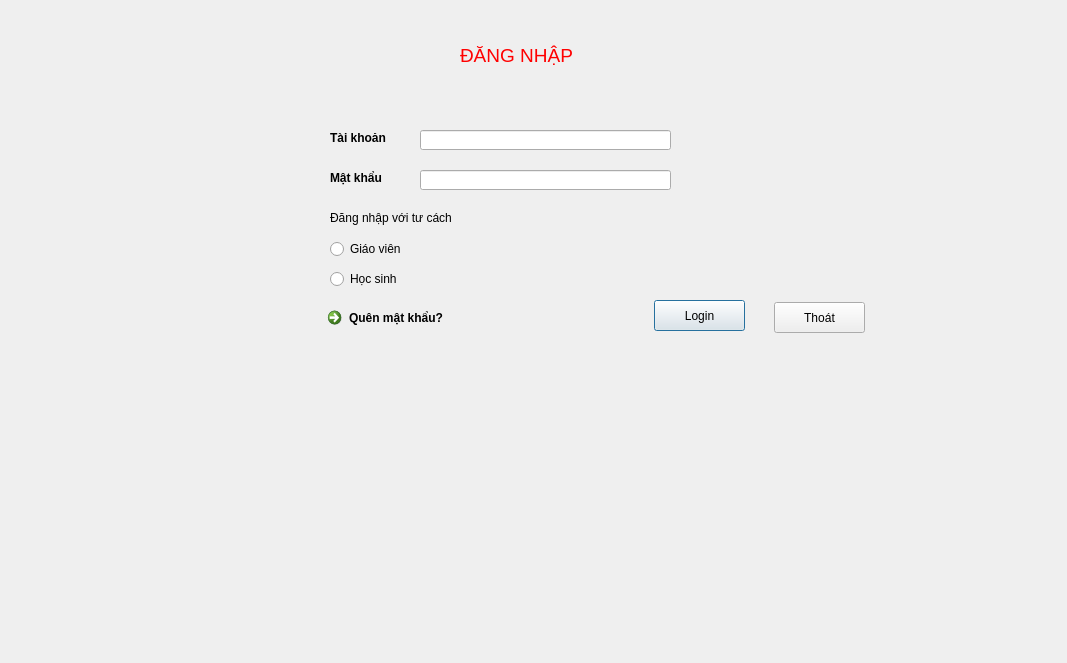
<?xml version="1.0" encoding="UTF-8"?>
<ui version="4.0">
 <class>Check</class>
 <widget class="QDialog" name="Check">
  <property name="geometry">
   <rect>
    <x>0</x>
    <y>0</y>
    <width>1067</width>
    <height>663</height>
   </rect>
  </property>
  <property name="maximumSize">
   <size>
    <width>1067</width>
    <height>663</height>
   </size>
  </property>
  <property name="windowTitle">
   <string>Dialog</string>
  </property>
  <property name="autoFillBackground">
   <bool>false</bool>
  </property>
  <widget class="QLabel" name="label">
   <property name="geometry">
    <rect>
     <x>330</x>
     <y>130</y>
     <width>61</width>
     <height>16</height>
    </rect>
   </property>
   <property name="text">
    <string>&lt;html&gt;&lt;head/&gt;&lt;body&gt;&lt;p&gt;&lt;span style=&quot; font-weight:600;&quot;&gt;Tài khoản&lt;/span&gt;&lt;/p&gt;&lt;/body&gt;&lt;/html&gt;</string>
   </property>
  </widget>
  <widget class="QLabel" name="label_2">
   <property name="geometry">
    <rect>
     <x>330</x>
     <y>170</y>
     <width>61</width>
     <height>16</height>
    </rect>
   </property>
   <property name="text">
    <string>&lt;html&gt;&lt;head/&gt;&lt;body&gt;&lt;p&gt;&lt;span style=&quot; font-weight:600;&quot;&gt;Mật khẩu&lt;/span&gt;&lt;/p&gt;&lt;/body&gt;&lt;/html&gt;</string>
   </property>
  </widget>
  <widget class="QLabel" name="label_3">
   <property name="geometry">
    <rect>
     <x>460</x>
     <y>0</y>
     <width>191</width>
     <height>111</height>
    </rect>
   </property>
   <property name="maximumSize">
    <size>
     <width>191</width>
     <height>16777215</height>
    </size>
   </property>
   <property name="autoFillBackground">
    <bool>true</bool>
   </property>
   <property name="text">
    <string>&lt;html&gt;&lt;head/&gt;&lt;body&gt;&lt;p&gt;&lt;span style=&quot; font-size:14pt; color:#ff0000;&quot;&gt;ĐĂNG NHẬP&lt;/span&gt;&lt;/p&gt;&lt;/body&gt;&lt;/html&gt;</string>
   </property>
   <property name="textFormat">
    <enum>Qt::RichText</enum>
   </property>
   <property name="margin">
    <number>15</number>
   </property>
  </widget>
  <widget class="QPushButton" name="pushButton">
   <property name="geometry">
    <rect>
     <x>654</x>
     <y>300</y>
     <width>91</width>
     <height>31</height>
    </rect>
   </property>
   <property name="text">
    <string>Login</string>
   </property>
  </widget>
  <widget class="QRadioButton" name="Teacher">
   <property name="geometry">
    <rect>
     <x>330</x>
     <y>240</y>
     <width>81</width>
     <height>18</height>
    </rect>
   </property>
   <property name="text">
    <string>Giáo viên</string>
   </property>
  </widget>
  <widget class="QRadioButton" name="Student">
   <property name="geometry">
    <rect>
     <x>330</x>
     <y>270</y>
     <width>81</width>
     <height>18</height>
    </rect>
   </property>
   <property name="text">
    <string>Học sinh</string>
   </property>
  </widget>
  <widget class="QLabel" name="label_4">
   <property name="geometry">
    <rect>
     <x>330</x>
     <y>210</y>
     <width>121</width>
     <height>16</height>
    </rect>
   </property>
   <property name="text">
    <string>Đăng nhập với tư cách</string>
   </property>
  </widget>
  <widget class="QLineEdit" name="Tk">
   <property name="geometry">
    <rect>
     <x>420</x>
     <y>130</y>
     <width>251</width>
     <height>20</height>
    </rect>
   </property>
  </widget>
  <widget class="QLineEdit" name="Mk">
   <property name="geometry">
    <rect>
     <x>420</x>
     <y>170</y>
     <width>251</width>
     <height>20</height>
    </rect>
   </property>
  </widget>
  <widget class="QCommandLinkButton" name="commandLinkButton">
   <property name="geometry">
    <rect>
     <x>320</x>
     <y>300</y>
     <width>172</width>
     <height>41</height>
    </rect>
   </property>
   <property name="text">
    <string>Quên mật khẩu?</string>
   </property>
  </widget>
  <widget class="QPushButton" name="pushButton_2">
   <property name="geometry">
    <rect>
     <x>774</x>
     <y>302</y>
     <width>91</width>
     <height>31</height>
    </rect>
   </property>
   <property name="text">
    <string>Thoát</string>
   </property>
  </widget>
 </widget>
 <resources/>
 <connections/>
</ui>
